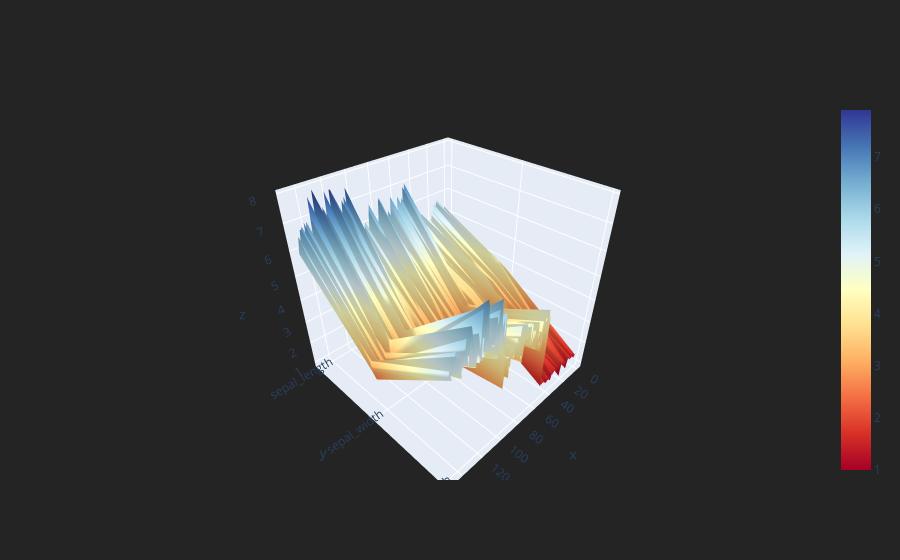

This figure's notebook cell:
### Markdown cell above
#### Surface plot using plotly

### Code cell
df[['sepal_length','sepal_width','petal_length']].iplot(kind = 'surface',colorscale = 'rdylbu')

### Figure 1 — Plotly figure (JSON) as saved in the notebook; plotly's stock layout.template omitted (floating-point values rounded to 4 significant figures; data arrays with more than 128 entries replaced by an {"elided": "..."} marker saying what was removed)
{"data": [{"colorscale": [[0, "rgb(165,0,38)"], [0.1, "rgb(215,48,39)"], [0.2, "rgb(244,109,67)"], [0.3, "rgb(253,174,97)"], [0.4, "rgb(254,224,144)"], [0.5, "rgb(255,255,191)"], [0.6, "rgb(224,243,248)"], [0.7, "rgb(171,217,233)"], [0.8, "rgb(116,173,209)"], [0.9, "rgb(69,117,180)"], [1, "rgb(49,54,149)"]], "type": "surface", "x": {"elided": "150 int values"}, "y": ["sepal_length", "sepal_width", "petal_length"], "z": {"elided": "3x150 float values"}}], "layout": {"legend": {"bgcolor": "#242424", "font": {"color": "#F4F4F4"}}, "paper_bgcolor": "#242424", "plot_bgcolor": "#242424", "title": {"font": {"color": "#F4F4F4"}}, "xaxis": {"gridcolor": "#343434", "showgrid": true, "tickfont": {"color": "#A4A4A4"}, "title": {"font": {"color": "#A4A4A4"}, "text": ""}, "zerolinecolor": "#444444"}, "yaxis": {"gridcolor": "#343434", "showgrid": true, "tickfont": {"color": "#A4A4A4"}, "title": {"font": {"color": "#A4A4A4"}, "text": ""}, "zerolinecolor": "#444444"}}}
